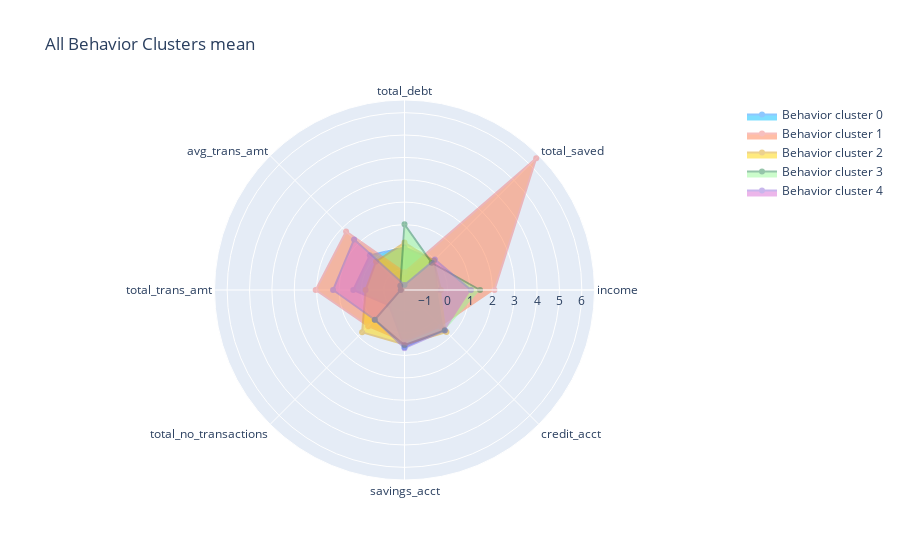

Write notebook code for a chart like this one.
### Code cell
fig = go.Figure()

fig.add_trace(go.Scatterpolar(r = bhv_scaled0.mean(), theta = bhv_scaled0.columns,fill='toself', name='Behavior cluster 0', fillcolor='deepskyblue', line_color='dodgerblue', opacity=0.5))
fig.add_trace(go.Scatterpolar(r = bhv_scaled1.mean(), theta = bhv_scaled1.columns,fill='toself', name='Behavior cluster 1', fillcolor='coral', line_color='lightcoral', opacity=0.5))
fig.add_trace(go.Scatterpolar(r = bhv_scaled2.mean(), theta = bhv_scaled2.columns,fill='toself', name='Behavior cluster 2', fillcolor='gold', line_color='goldenrod', opacity=0.5))
fig.add_trace(go.Scatterpolar(r = bhv_scaled3.mean(), theta = bhv_scaled3.columns,fill='toself', name='Behavior cluster 3', fillcolor='palegreen', line_color='seagreen', opacity=0.5))
fig.add_trace(go.Scatterpolar(r = bhv_scaled4.mean(), theta = bhv_scaled4.columns,fill='toself', name='Behavior cluster 4', fillcolor='orchid', line_color='mediumpurple', opacity=0.5))

fig.update_layout(title = 'All Behavior Clusters mean', showlegend=True)

fig.show()

### Figure 1 — Plotly figure (JSON) as saved in the notebook; plotly's stock layout.template omitted (floating-point values rounded to 4 significant figures)
{"data": [{"fill": "toself", "fillcolor": "deepskyblue", "line": {"color": "dodgerblue"}, "name": "Behavior cluster 0", "opacity": 0.5, "r": [-0.4604, -0.05517, -0.02343, 0.2611, 0.3629, -0.9599, 0.6295, 0.5357], "theta": ["income", "total_saved", "total_debt", "avg_trans_amt", "total_trans_amt", "total_no_transactions", "savings_acct", "credit_acct"], "type": "scatterpolar"}, {"fill": "toself", "fillcolor": "coral", "line": {"color": "lightcoral"}, "name": "Behavior cluster 1", "opacity": 0.5, "r": [2.093, 6.398, -1.137, 1.765, 2.042, 0.3613, 0.375, 0.375], "theta": ["income", "total_saved", "total_debt", "avg_trans_amt", "total_trans_amt", "total_no_transactions", "savings_acct", "credit_acct"], "type": "scatterpolar"}, {"fill": "toself", "fillcolor": "gold", "line": {"color": "goldenrod"}, "name": "Behavior cluster 2", "opacity": 0.5, "r": [-0.3011, -0.0798, 0.1916, -0.1282, -0.1905, 0.7502, 0.5034, 0.726], "theta": ["income", "total_saved", "total_debt", "avg_trans_amt", "total_trans_amt", "total_no_transactions", "savings_acct", "credit_acct"], "type": "scatterpolar"}, {"fill": "toself", "fillcolor": "palegreen", "line": {"color": "seagreen"}, "name": "Behavior cluster 3", "opacity": 0.5, "r": [1.45, -0.2087, 1.01, -1.662, -1.76, -0.04693, 0.5417, 0.6111], "theta": ["income", "total_saved", "total_debt", "avg_trans_amt", "total_trans_amt", "total_no_transactions", "savings_acct", "credit_acct"], "type": "scatterpolar"}, {"fill": "toself", "fillcolor": "orchid", "line": {"color": "mediumpurple"}, "name": "Behavior cluster 4", "opacity": 0.5, "r": [1.044, -0.007427, -1.706, 1.261, 1.265, -0.05284, 0.6716, 0.6269], "theta": ["income", "total_saved", "total_debt", "avg_trans_amt", "total_trans_amt", "total_no_transactions", "savings_acct", "credit_acct"], "type": "scatterpolar"}], "layout": {"showlegend": true, "title": {"text": "All Behavior Clusters mean"}}}
